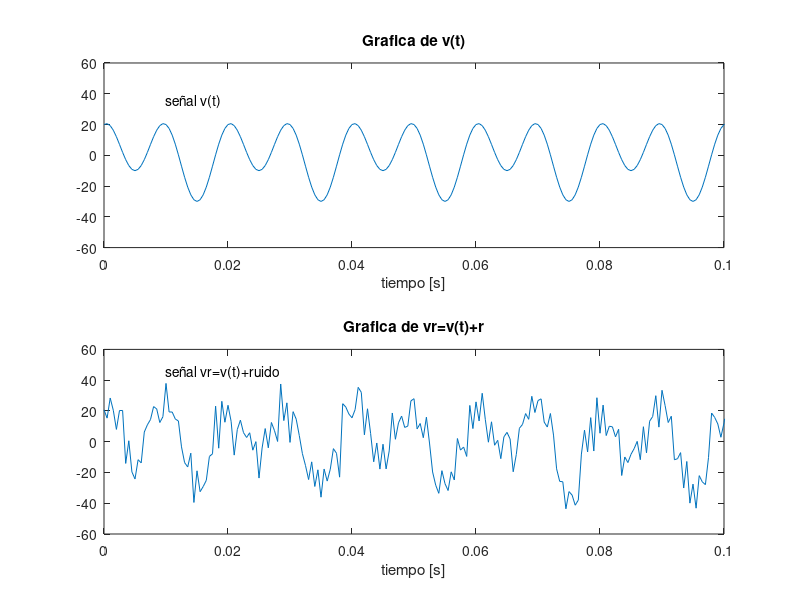
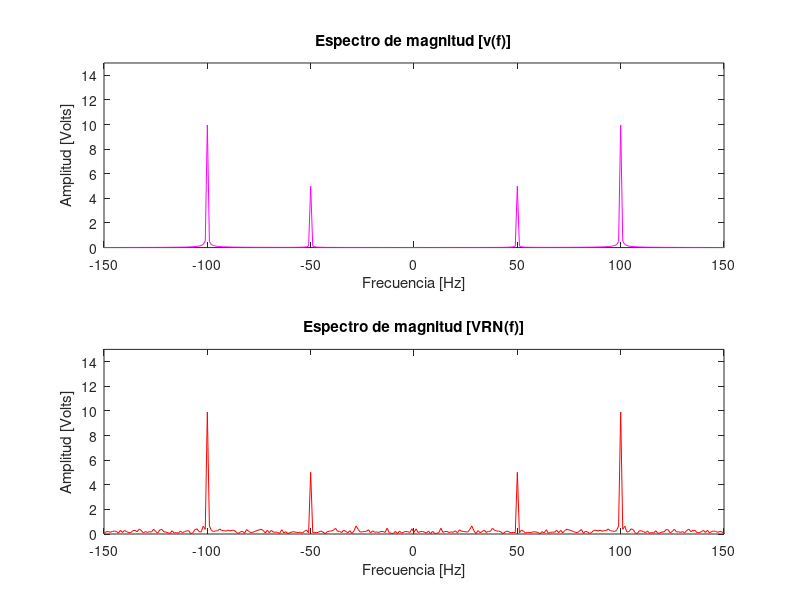
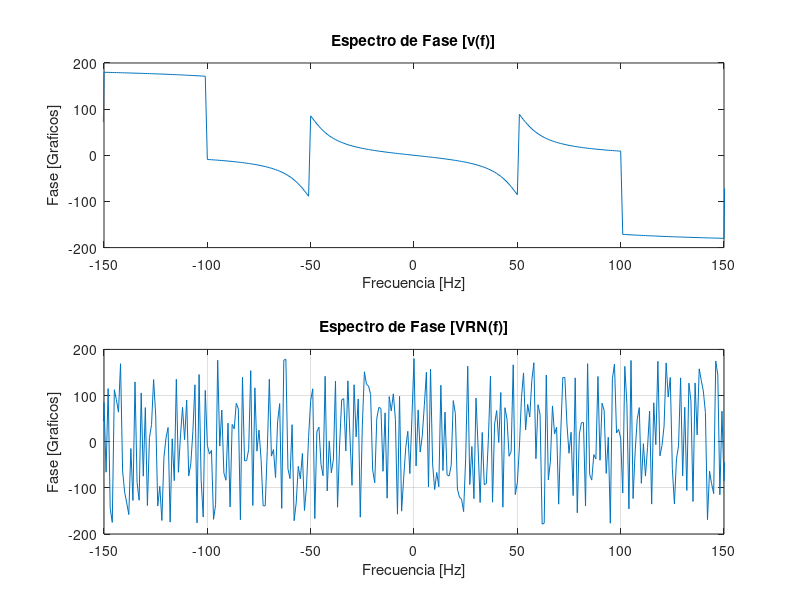
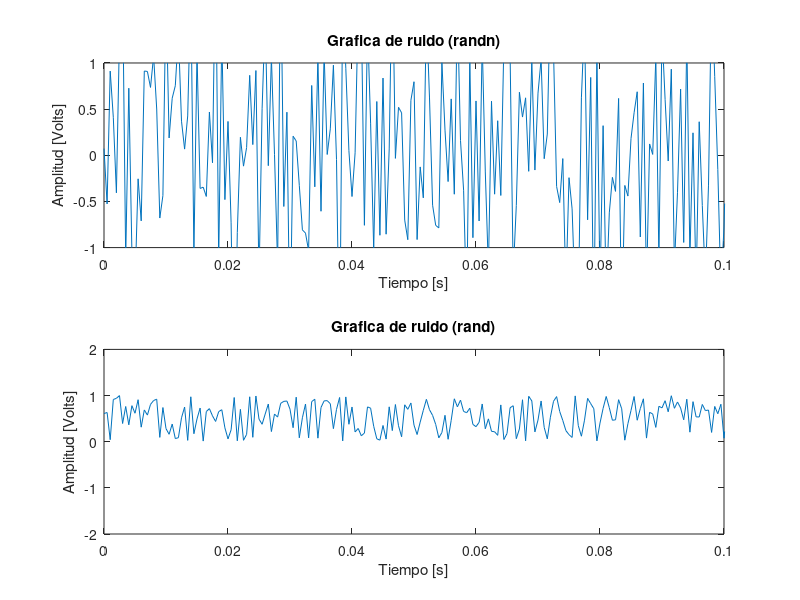

Source code (MATLAB) for these figures, in order:
% **** Programa  1.a *****
%Ejercicio 1
clc
close all
clear all
f1= 100; %Frecuencia de la señal coseno
f2= 50; %Frecuencia de la señal seno
fs= 10* f1; %Frecuencia de muestreo que es 10 veces la frecuencia max.
ts= 1/fs; %Tiempo de muestreo=inverso de la frecuencia
t = 0:ts:1; %Tiempo, 0, espacionamiento de ts
v= 20*cos(2*pi*f1*t)+10*sin(2*pi*f2*t); %Señal v(t)
subplot(2,1,1) %TENER CUIDADO CON QUE SEA 2,1,1 
plot(t,v); %Grafica de v(t)
axis([0 0.1 -60 60])
title('Grafica de v(t)');
xlabel('tiempo [s]');
text(0.01,35,'señal v(t)');

%Para la señal de ruido
r= randn(size(t));
vr= v+10*r; %Señal vr(t)
subplot(2,1,2) %TENER CUIDADO CON QUE SEA 2,1,2
plot(t,vr); %Grafica de vr(t) en dominio de tiempo
axis([0 0.1 -60 60])
title('Grafica de vr=v(t)+r');
xlabel('tiempo [s]');
text(0.01,45,'señal vr=v(t)+ruido');


%Ejercicio 2
f1= 100; %Frecuencia de la señal coseno
f2= 50; %Frecuencia de la señal seno
%fs= 2* f1; %Frecuencia de muestreo que es 2 veces la frecuencia max.
%fs= 5* f1; %Frecuencia de muestreo que es 5 veces la frecuencia max.
fs= 20* f1; %Frecuencia de muestreo que es 20 veces la frecuencia max.
ts= 1/fs; %Tiempo de muestreo=inverso de la frecuencia
t = 0:ts:1; %Tiempo, 0, espacionamiento de ts
v= 20*cos(2*pi*f1*t)+10*sin(2*pi*f2*t); %Señal v(t)
subplot(2,1,1) %TENER CUIDADO CON QUE SEA 2,1,1 
plot(t,v); %Grafica de v(t)
axis([0 0.1 -60 60])
title('Grafica de v(t)');
xlabel('tiempo [s]');
text(0.01,35,'señal v(t)')

%Para la señal de ruido
r= randn(size(t));
vr= v+10*r; %Señal vr(t)
subplot(2,1,2) %TENER CUIDADO CON QUE SEA 2,1,2
plot(t,vr); %Grafica de vr(t) en dominio de tiempo
axis([0 0.1 -60 60])
title('Grafica de vr=v(t)+r');
xlabel('tiempo [s]');
text(0.01,45,'señal vr=v(t)+ruido')


%Programa  1.b
% Ejercicio 3
figure
N=length(v);
f=-fs/2:fs/(N-1):fs/2; %Para el espectro de magnitud v(f)
vf=(1/N)*fftshift(fft(v));
subplot(2,1,1) %QUE SEA 2,1,1 
plot(f,abs(vf),'m') %Grafica para v
axis([-150 150 0 15])
title('Espectro de magnitud [v(f)]');
xlabel('Frecuencia [Hz]');
ylabel('Amplitud [Volts]');

vrf=(1/N)*fftshift(fft(vr)); %Para el espectro de magnitud vr(f)
subplot(2,1,2)    %QUE SEA 2,1,2
plot(f,abs(vrf),'r') %Grafica para vr
axis([-150 150 0 15])
title('Espectro de magnitud [VRN(f)]');
xlabel('Frecuencia [Hz]');
ylabel('Amplitud [Volts]');


%Programa  1.c
% Ejercicio 4
figure
subplot(2,1,1)   
plot(f,angle(vf)*180/pi);
axis([-150 150 -200 200])
title('Espectro de Fase [v(f)]');
xlabel('Frecuencia [Hz]');
ylabel('Fase [Graficos]');

subplot(2,1,2)
plot(f,angle(vrf)*180/pi);
axis([-150 150 -200 200])
title('Espectro de Fase [VRN(f)]');
xlabel('Frecuencia [Hz]');
ylabel('Fase [Graficos]');
grid


%Programa  1.d
% Ejercicio 6
figure 
subplot(2,1,1)     %En el caso de randn
plot(t,r)  
%axis([0 0.1 -2 2]);
axis([0 0.1 -1 1]);    %se modifco para que sea más parecido a la grafica del manual
title('Grafica de ruido (randn)');
xlabel('Tiempo [s]');
ylabel('Amplitud [Volts]');
r=rand(size(t)); 

subplot(2,1,2)   %En el caso de rand
plot(t,r) 
axis([0 0.1 -2 2]);
title('Grafica de ruido (rand)');
xlabel('Tiempo [s]');
ylabel('Amplitud [Volts]');

%La salida sera de 4 figuras con las respectivas graficas

